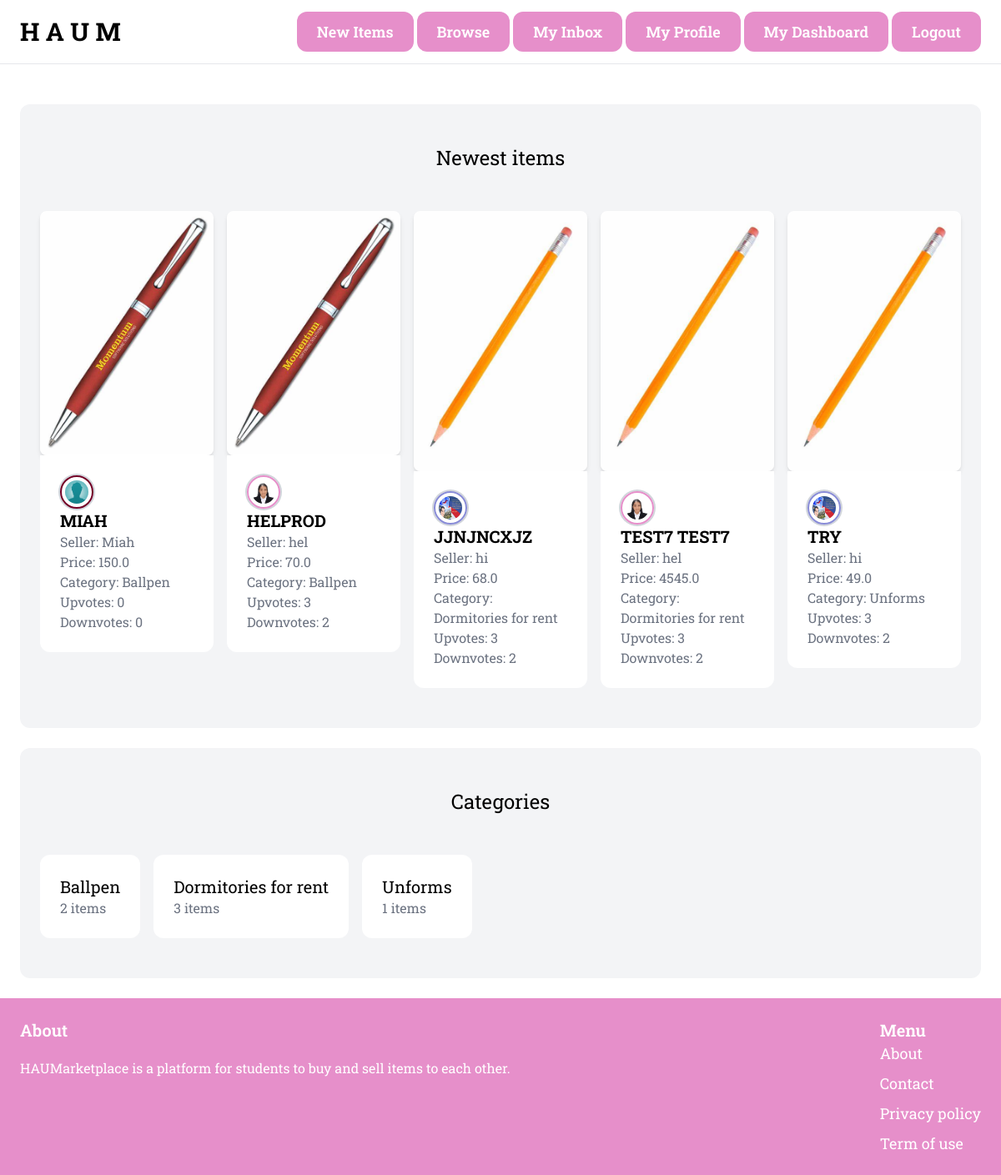
The app's page / (signed in) with its own data.
### item/models.py (models this page shows, shortened)
class Item(models.Model):
    category = models.ForeignKey(Category, related_name='items', on_delete=models.CASCADE)
    name = models.CharField(max_length=255)
    description = models.TextField(blank=True, null=True)
    price = models.FloatField()
    is_sold = models.BooleanField(default=False)
    created_at = models.DateTimeField(auto_now_add=True)
    created_by = models.ForeignKey(User, related_name='items', on_delete=models.CASCADE)
    image = models.ImageField(upload_to='item_images', blank=True, null=True)
    class Meta:
        ordering = ['name']

class Category(models.Model):
    name = models.CharField(max_length=255)
    class Meta:
        ordering = ['name']
        verbose_name_plural = 'Categories'
    def __str__(self):
        return self.name

### profile/models.py (models this page shows, shortened)
class Profile(models.Model):
    color = ColorField(default='#720026')
    font_preference = models.CharField(max_length=50, default='Young Serif') # Changed default font to Young Serif
    user = models.OneToOneField(User, on_delete=models.CASCADE)
    image = models.ImageField(default='default.jpg', upload_to='profile_pics')
    bio = models.CharField(max_length=200, null=True, blank=True)
    first_name = models.CharField(max_length=30, blank=True, null=True)
    last_name = models.CharField(max_length=30, blank=True, null=True)
    location = models.ForeignKey(Location, on_delete=models.CASCADE, null=True, blank=True)
    address = models.CharField(max_length=300, null=True, blank=True)
    upvotes = models.PositiveIntegerField(default=0)
    downvotes = models.PositiveIntegerField(default=0)

### core/views.py (the view)
# urls.py: path('', views.index, name='index'),
def index(request):
    items = Item.objects.filter(is_sold=False)[0:6]
    user_color = request.session.get('user_color', None)
    categories = Category.objects.all()
    context = {
        'items': items,
        'categories': categories,
        'user_color': user_color if user_color else 'primary'
    }
    return render(request, 'core/index.html', context)

### templates/core/index.html (shortened to what this page needs)
{% extends 'core/base.html' %}
{% block content %}
    {% if user.is_authenticated %}
        <div class="mt-6 px-6 py-12 bg-gray-100 rounded-xl">
            <h2 class="mb-12 text-2xl text-center">Newest items</h2>
            <div class="flex space-x-4">
                {% for item in items %}
                    <div class="max-w-xs">
                        <a href="{% url 'item:detail' item.id %}">
                            <div class="bg-white rounded-lg overflow-hidden shadow-md">
                                <img src="{{ item.image.url }}" class="w-full h-100 object-cover rounded-t-xl">
                            </div>
                            <div class="p-6 bg-white rounded-b-xl">
                                <img class="w-10 h-10 p-1 rounded-full ring-2 ring-gray-300 dark:ring-gray-500"
                                src="{{ item.created_by.profile.image.url}}" alt="Bordered avatar" style="border: 2px solid {{ item.created_by.profile.color}};">
                                <h2 class="text-xl font-bold uppercase">{{ item.name }}</h2>
                                <p class="text-gray-500">Seller: {{ item.created_by }}</p>
                                <p class="text-gray-500">Price: {{ item.price }}</p>
                                <p class="text-gray-500">Category: {{ item.category }}</p>
                                <p class="text-gray-500">Upvotes: {{ item.created_by.profile.upvotes }}</p>
                                <p class="text-gray-500">Downvotes: {{ item.created_by.profile.downvotes }}</p>
                            </div>
                        </a>
                    </div>
                {% endfor %}
            </div>
        </div>
        <div class="mt-6 px-6 py-12 bg-gray-100 rounded-xl">
            <h2 class="mb-12 text-2xl text-center">Categories</h2>
            <div class="flex space-x-4">
                {% for category in categories %}
                    <div class="max-w-xs">
                        <a href="#">
                            <div class="p-6 bg-white rounded-xl">
                                <h2 class="text-xl">{{ category.name }}</h2>
                                <p class="text-gray-500">{{ category.items.count }} items</p>
                            </div>
                        </a>
                    </div>
                {% endfor %}
            </div>
        </div>
    {% endif %}
{% endblock %}

### records on screen
Item: image (picture), created_by.profile.image (placeholder picture), name "MIAH", created_by "Miah", price "150.0", category "Ballpen", created_by.profile.upvotes "0", created_by.profile.downvotes "0"
Item: image (picture), created_by.profile.image (picture), name "HELPROD", created_by "hel", price "70.0", category "Ballpen", created_by.profile.upvotes "3", created_by.profile.downvotes "2"
Item: image (picture), created_by.profile.image (picture), name "JJNJNCXJZ", created_by "hi", price "68.0", category "Dormitories for rent", created_by.profile.upvotes "3", created_by.profile.downvotes "2"
Item: image (picture), created_by.profile.image (picture), name "TEST7 TEST7", created_by "hel", price "4545.0", category "Dormitories for rent", created_by.profile.upvotes "3", created_by.profile.downvotes "2"
Item: image (picture), created_by.profile.image (picture), name "TRY", created_by "hi", price "49.0", category "Unforms", created_by.profile.upvotes "3", created_by.profile.downvotes "2"
Category: name "Ballpen", items.count "2"
Category: name "Dormitories for rent", items.count "3"
Category: name "Unforms", items.count "1"
